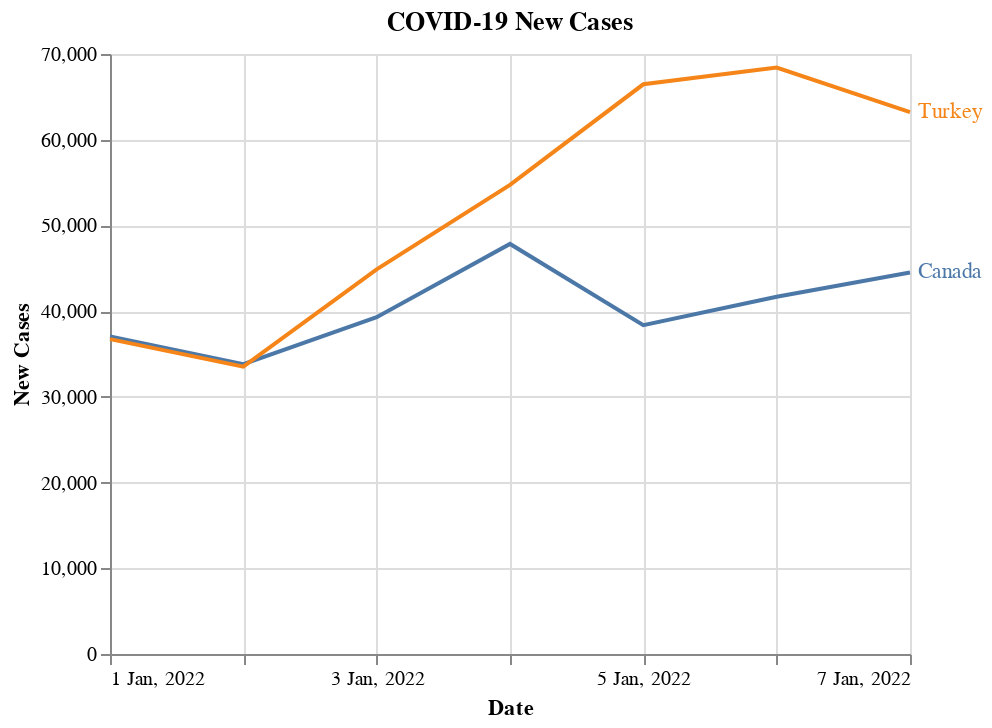

Write notebook code for a chart like this one.
### Markdown cell above
After seeing the summary of COVID-19 cases in several countries, we pass in a list of countries we plot the trend of new cases in the time period using `plot_spec()` function.

### Code cell
plot_spec(df, location=["Canada", "Turkey"], val="new_cases", date_from="2022-01-01", date_to="2022-01-07")

### Figure 1 — Vega-Lite specification as saved in the notebook (floating-point values rounded to 4 significant figures)
{"config": {"view": {"continuousWidth": 400, "continuousHeight": 300}}, "layer": [{"data": {"name": "data-6539ea7c8de522d29ca2aa707e91a0bb"}, "mark": "line", "encoding": {"color": {"field": "location", "legend": null, "type": "nominal"}, "tooltip": [{"field": "location", "type": "nominal"}, {"field": "new_cases", "type": "quantitative"}], "x": {"axis": {"format": "%e %b, %Y"}, "field": "date", "timeUnit": "yearmonthdate", "title": "Date", "type": "temporal"}, "y": {"field": "new_cases", "title": "New Cases", "type": "quantitative"}}, "title": "COVID-19 New Cases"}, {"data": {"name": "data-382ccf01413f28880072615ca3c1611c"}, "mark": {"type": "text", "dx": 20}, "encoding": {"color": {"field": "location", "type": "nominal"}, "text": {"field": "location", "type": "nominal"}, "x": {"axis": {"format": "%e %b, %Y"}, "field": "date", "timeUnit": "yearmonthdate", "title": "Date", "type": "temporal"}, "y": {"field": "new_cases", "title": "New Cases", "type": "quantitative"}}}], "$schema": "https://vega.github.io/schema/vega-lite/v4.17.0.json", "datasets": {"data-6539ea7c8de522d29ca2aa707e91a0bb": [{"iso_code": "CAN", "continent": "North America", "location": "Canada", "date": "2022-01-01T00:00:00", "total_cases": 2220000.0, "new_cases": 37050.0, "new_cases_smoothed": 32870.0, "total_deaths": 30340.0, "new_deaths": 21.0, "new_deaths_smoothed": 26.71, "total_cases_per_million": 58310.0, "new_cases_per_million": 973.3, "new_cases_smoothed_per_million": 863.4, "total_deaths_per_million": 797.0, "new_deaths_per_million": 0.552, "new_deaths_smoothed_per_million": 0.702, "reproduction_rate": 1.57, "icu_patients": 555.0, "icu_patients_per_million": 14.58, "hosp_patients": 3416.0, "hosp_patients_per_million": 89.73, "weekly_icu_admissions": null, "weekly_icu_admissions_per_million": null, "weekly_hosp_admissions": null, "weekly_hosp_admissions_per_million": null, "new_tests": 96060.0, "total_tests": 52760000.0, "total_tests_per_thousand": 1386.0, "new_tests_per_thousand": 2.523, "new_tests_smoothed": 130300.0, "new_tests_smoothed_per_thousand": 3.424, "positive_rate": 0.2521, "tests_per_case": 4.0, "tests_units": "tests performed", "total_vaccinations": 68860000.0, "people_vaccinated": 31750000.0, "people_fully_vaccinated": 29420000.0, "total_boosters": 7688000.0, "new_vaccinations": 102400.0, "new_vaccinations_smoothed": 237800.0, "total_vaccinations_per_hundred": 180.9, "people_vaccinated_per_hundred": 83.41, "people_fully_vaccinated_per_hundred": 77.28, "total_boosters_per_hundred": 20.2, "new_vaccinations_smoothed_per_million": 6247.0, "new_people_vaccinated_smoothed": 15260.0, "new_people_vaccinated_smoothed_per_hundred": 0.04, "stringency_index": 71.76, "population": 38070000.0, "population_density": 4.037, "median_age": 41.4, "aged_65_older": 16.98, "aged_70_older": 10.8, "gdp_per_capita": 44020.0, "extreme_poverty": 0.5, "cardiovasc_death_rate": 105.6, "diabetes_prevalence": 7.37, "female_smokers": 12.0, "male_smokers": 16.6, "handwashing_facilities": null, "hospital_beds_per_thousand": 2.5, "life_expectancy": 82.43, "human_development_index": 0.929, "excess_mortality_cumulative_absolute": null, "excess_mortality_cumulative": null, "excess_mortality": null, "excess_mortality_cumulative_per_million": null}, {"iso_code": "CAN", "continent": "North America", "location": "Canada", "date": "2022-01-02T00:00:00", "total_cases": 2254000.0, "new_cases": 33820.0, "new_cases_smoothed": 35080.0, "total_deaths": 30370.0, "new_deaths": 30.0, "new_deaths_smoothed": 29.57, "total_cases_per_million": 59200.0, "new_cases_per_million": 888.3, "new_cases_smoothed_per_million": 921.6, "total_deaths_per_million": 797.8, "new_deaths_per_million": 0.788, "new_deaths_smoothed_per_million": 0.777, "reproduction_rate": 1.52, "icu_patients": 574.0, "icu_patients_per_million": 15.08, "hosp_patients": 3289.0, "hosp_patients_per_million": 86.4, "weekly_icu_admissions": null, "weekly_icu_admissions_per_million": null, "weekly_hosp_admissions": null, "weekly_hosp_admissions_per_million": null, "new_tests": 15660.0, "total_tests": 52770000.0, "total_tests_per_thousand": 1386.0, "new_tests_per_thousand": 0.411, "new_tests_smoothed": 107300.0, "new_tests_smoothed_per_thousand": 2.819, "positive_rate": 0.3269, "tests_per_case": 3.1, "tests_units": "tests performed", "total_vaccinations": 68880000.0, "people_vaccinated": 31750000.0, "people_fully_vaccinated": 29420000.0, "total_boosters": 7707000.0, "new_vaccinations": 22050.0, "new_vaccinations_smoothed": 239000.0, "total_vaccinations_per_hundred": 180.9, "people_vaccinated_per_hundred": 83.41, "people_fully_vaccinated_per_hundred": 77.28, "total_boosters_per_hundred": 20.25, "new_vaccinations_smoothed_per_million": 6277.0, "new_people_vaccinated_smoothed": 15380.0, "new_people_vaccinated_smoothed_per_hundred": 0.04, "stringency_index": 71.76, "population": 38070000.0, "population_density": 4.037, "median_age": 41.4, "aged_65_older": 16.98, "aged_70_older": 10.8, "gdp_per_capita": 44020.0, "extreme_poverty": 0.5, "cardiovasc_death_rate": 105.6, "diabetes_prevalence": 7.37, "female_smokers": 12.0, "male_smokers": 16.6, "handwashing_facilities": null, "hospital_beds_per_thousand": 2.5, "life_expectancy": 82.43, "human_development_index": 0.929, "excess_mortality_cumulative_absolute": null, "excess_mortality_cumulative": null, "excess_mortality": null, "excess_mortality_cumulative_per_million": null}, {"iso_code": "CAN", "continent": "North America", "location": "Canada", "date": "2022-01-03T00:00:00", "total_cases": 2293000.0, "new_cases": 39290.0, "new_cases_smoothed": 37700.0, "total_deaths": 30400.0, "new_deaths": 30.0, "new_deaths_smoothed": 30.0, "total_cases_per_million": 60230.0, "new_cases_per_million": 1032.0, "new_cases_smoothed_per_million": 990.2, "total_deaths_per_million": 798.6, "new_deaths_per_million": 0.788, "new_deaths_smoothed_per_million": 0.788, "reproduction_rate": 1.47, "icu_patients": 615.0, "icu_patients_per_million": 16.16, "hosp_patients": 3614.0, "hosp_patients_per_million": 94.94, "weekly_icu_admissions": null, "weekly_icu_admissions_per_million": null, "weekly_hosp_admissions": null, "weekly_hosp_admissions_per_million": null, "new_tests": 14510.0, "total_tests": 52790000.0, "total_tests_per_thousand": 1387.0, "new_tests_per_thousand": 0.381, "new_tests_smoothed": 89960.0, "new_tests_smoothed_per_thousand": 2.363, "positive_rate": 0.419, "tests_per_case": 2.4, "tests_units": "tests performed", "total_vaccinations": 68980000.0, "people_vaccinated": 31760000.0, "people_fully_vaccinated": 29430000.0, "total_boosters": 7792000.0, "new_vaccinations": 97900.0, "new_vaccinations_smoothed": 241200.0, "total_vaccinations_per_hundred": 181.2, "people_vaccinated_per_hundred": 83.43, "people_fully_vaccinated_per_hundred": 77.3, "total_boosters_per_hundred": 20.47, "new_vaccinations_smoothed_per_million": 6337.0, "new_people_vaccinated_smoothed": 15900.0, "new_people_vaccinated_smoothed_per_hundred": 0.042, "stringency_index": 75.46, "population": 38070000.0, "population_density": 4.037, "median_age": 41.4, "aged_65_older": 16.98, "aged_70_older": 10.8, "gdp_per_capita": 44020.0, "extreme_poverty": 0.5, "cardiovasc_death_rate": 105.6, "diabetes_prevalence": 7.37, "female_smokers": 12.0, "male_smokers": 16.6, "handwashing_facilities": null, "hospital_beds_per_thousand": 2.5, "life_expectancy": 82.43, "human_development_index": 0.929, "excess_mortality_cumulative_absolute": null, "excess_mortality_cumulative": null, "excess_mortality": null, "excess_mortality_cumulative_per_million": null}, {"iso_code": "CAN", "continent": "North America", "location": "Canada", "date": "2022-01-04T00:00:00", "total_cases": 2341000.0, "new_cases": 47840.0, "new_cases_smoothed": 41020.0, "total_deaths": 30440.0, "new_deaths": 36.0, "new_deaths_smoothed": 31.0, "total_cases_per_million": 61490.0, "new_cases_per_million": 1257.0, "new_cases_smoothed_per_million": 1078.0, "total_deaths_per_million": 799.5, "new_deaths_per_million": 0.946, "new_deaths_smoothed_per_million": 0.814, "reproduction_rate": 1.44, "icu_patients": 662.0, "icu_patients_per_million": 17.39, "hosp_patients": 4059.0, "hosp_patients_per_million": 106.6, "weekly_icu_admissions": null, "weekly_icu_admissions_per_million": null, "weekly_hosp_admissions": null, "weekly_hosp_admissions_per_million": null, "new_tests": 601300.0, "total_tests": 53390000.0, "total_tests_per_thousand": 1402.0, "new_tests_per_thousand": 15.79, "new_tests_smoothed": 158900.0, "new_tests_smoothed_per_thousand": 4.175, "positive_rate": 0.2581, "tests_per_case": 3.9, "tests_units": "tests performed", "total_vaccinations": 69560000.0, "people_vaccinated": 31800000.0, "people_fully_vaccinated": 29450000.0, "total_boosters": 8315000.0, "new_vaccinations": 583800.0, "new_vaccinations_smoothed": 284700.0, "total_vaccinations_per_hundred": 182.7, "people_vaccinated_per_hundred": 83.53, "people_fully_vaccinated_per_hundred": 77.36, "total_boosters_per_hundred": 21.84, "new_vaccinations_smoothed_per_million": 7480.0, "new_people_vaccinated_smoothed": 19320.0, "new_people_vaccinated_smoothed_per_hundred": 0.051, "stringency_index": 75.46, "population": 38070000.0, "population_density": 4.037, "median_age": 41.4, "aged_65_older": 16.98, "aged_70_older": 10.8, "gdp_per_capita": 44020.0, "extreme_poverty": 0.5, "cardiovasc_death_rate": 105.6, "diabetes_prevalence": 7.37, "female_smokers": 12.0, "male_smokers": 16.6, "handwashing_facilities": null, "hospital_beds_per_thousand": 2.5, "life_expectancy": 82.43, "human_development_index": 0.929, "excess_mortality_cumulative_absolute": null, "excess_mortality_cumulative": null, "excess_mortality": null, "excess_mortality_cumulative_per_million": null}, {"iso_code": "CAN", "continent": "North America", "location": "Canada", "date": "2022-01-05T00:00:00", "total_cases": 2379000.0, "new_cases": 38350.0, "new_cases_smoothed": 39520.0, "total_deaths": 30520.0, "new_deaths": 89.0, "new_deaths_smoothed": 38.71, "total_cases_per_million": 62500.0, "new_cases_per_million": 1008.0, "new_cases_smoothed_per_million": 1038.0, "total_deaths_per_million": 801.9, "new_deaths_per_million": 2.338, "new_deaths_smoothed_per_million": 1.017, "reproduction_rate": 1.36, "icu_patients": 701.0, "icu_patients_per_million": 18.41, "hosp_patients": 5083.0, "hosp_patients_per_million": 133.5, "weekly_icu_admissions": null, "weekly_icu_admissions_per_million": null, "weekly_hosp_admissions": null, "weekly_hosp_admissions_per_million": null, "new_tests": 137800.0, "total_tests": 53530000.0, "total_tests_per_thousand": 1406.0, "new_tests_per_thousand": 3.619, "new_tests_smoothed": 159900.0, "new_tests_smoothed_per_thousand": 4.201, "positive_rate": 0.2471, "tests_per_case": 4.0, "tests_units": "tests performed", "total_vaccinations": 69950000.0, "people_vaccinated": 31820000.0, "people_fully_vaccinated": 29470000.0, "total_boosters": 8666000.0, "new_vaccinations": 389800.0, "new_vaccinations_smoothed": 266700.0, "total_vaccinations_per_hundred": 183.8, "people_vaccinated_per_hundred": 83.59, "people_fully_vaccinated_per_hundred": 77.41, "total_boosters_per_hundred": 22.76, "new_vaccinations_smoothed_per_million": 7007.0, "new_people_vaccinated_smoothed": 16750.0, "new_people_vaccinated_smoothed_per_hundred": 0.044, "stringency_index": 75.46, "population": 38070000.0, "population_density": 4.037, "median_age": 41.4, "aged_65_older": 16.98, "aged_70_older": 10.8, "gdp_per_capita": 44020.0, "extreme_poverty": 0.5, "cardiovasc_death_rate": 105.6, "diabetes_prevalence": 7.37, "female_smokers": 12.0, "male_smokers": 16.6, "handwashing_facilities": null, "hospital_beds_per_thousand": 2.5, "life_expectancy": 82.43, "human_development_index": 0.929, "excess_mortality_cumulative_absolute": null, "excess_mortality_cumulative": null, "excess_mortality": null, "excess_mortality_cumulative_per_million": null}, {"iso_code": "CAN", "continent": "North America", "location": "Canada", "date": "2022-01-06T00:00:00", "total_cases": 2421000.0, "new_cases": 41670.0, "new_cases_smoothed": 39810.0, "total_deaths": 30580.0, "new_deaths": 60.0, "new_deaths_smoothed": 43.43, "total_cases_per_million": 63590.0, "new_cases_per_million": 1095.0, "new_cases_smoothed_per_million": 1046.0, "total_deaths_per_million": 803.4, "new_deaths_per_million": 1.576, "new_deaths_smoothed_per_million": 1.141, "reproduction_rate": 1.31, "icu_patients": 753.0, "icu_patients_per_million": 19.78, "hosp_patients": 5532.0, "hosp_patients_per_million": 145.3, "weekly_icu_admissions": null, "weekly_icu_admissions_per_million": null, "weekly_hosp_admissions": null, "weekly_hosp_admissions_per_million": null, "new_tests": 145800.0, "total_tests": 53670000.0, "total_tests_per_thousand": 1410.0, "new_tests_per_thousand": 3.83, "new_tests_smoothed": 158900.0, "new_tests_smoothed_per_thousand": 4.175, "positive_rate": 0.2504, "tests_per_case": 4.0, "tests_units": "tests performed", "total_vaccinations": 70370000.0, "people_vaccinated": 31840000.0, "people_fully_vaccinated": 29490000.0, "total_boosters": 9042000.0, "new_vaccinations": 418400.0, "new_vaccinations_smoothed": 277600.0, "total_vaccinations_per_hundred": 184.9, "people_vaccinated_per_hundred": 83.64, "people_fully_vaccinated_per_hundred": 77.47, "total_boosters_per_hundred": 23.75, "new_vaccinations_smoothed_per_million": 7292.0, "new_people_vaccinated_smoothed": 16440.0, "new_people_vaccinated_smoothed_per_hundred": 0.043, "stringency_index": 75.46, "population": 38070000.0, "population_density": 4.037, "median_age": 41.4, "aged_65_older": 16.98, "aged_70_older": 10.8, "gdp_per_capita": 44020.0, "extreme_poverty": 0.5, "cardiovasc_death_rate": 105.6, "diabetes_prevalence": 7.37, "female_smokers": 12.0, "male_smokers": 16.6, "handwashing_facilities": null, "hospital_beds_per_thousand": 2.5, "life_expectancy": 82.43, "human_development_index": 0.929, "excess_mortality_cumulative_absolute": null, "excess_mortality_cumulative": null, "excess_mortality": null, "excess_mortality_cumulative_per_million": null}, {"iso_code": "CAN", "continent": "North America", "location": "Canada", "date": "2022-01-07T00:00:00", "total_cases": 2465000.0, "new_cases": 44510.0, "new_cases_smoothed": 40360.0, "total_deaths": 30670.0, "new_deaths": 83.0, "new_deaths_smoothed": 49.86, "total_cases_per_million": 64760.0, "new_cases_per_million": 1169.0, "new_cases_smoothed_per_million": 1060.0, "total_deaths_per_million": 805.6, "new_deaths_per_million": 2.18, "new_deaths_smoothed_per_million": 1.31, "reproduction_rate": 1.25, "icu_patients": 793.0, "icu_patients_per_million": 20.83, "hosp_patients": 5981.0, "hosp_patients_per_million": 157.1, "weekly_icu_admissions": null, "weekly_icu_admissions_per_million": null, "weekly_hosp_admissions": null, "weekly_hosp_admissions_per_million": null, "new_tests": 152700.0, "total_tests": 53830000.0, "total_tests_per_thousand": 1414.0, "new_tests_per_thousand": 4.011, "new_tests_smoothed": 166300.0, "new_tests_smoothed_per_thousand": 4.367, "positive_rate": 0.2428, "tests_per_case": 4.1, "tests_units": "tests performed", "total_vaccinations": 70800000.0, "people_vaccinated": 31870000.0, "people_fully_vaccinated": 29500000.0, "total_boosters": 9425000.0, "new_vaccinations": 427700.0, "new_vaccinations_smoothed": 291700.0, "total_vaccinations_per_hundred": 186.0, "people_vaccinated_per_hundred": 83.72, "people_fully_vaccinated_per_hundred": 77.5, "total_boosters_per_hundred": 24.76, "new_vaccinations_smoothed_per_million": 7663.0, "new_people_vaccinated_smoothed": 17760.0, "new_people_vaccinated_smoothed_per_hundred": 0.047, "stringency_index": 75.46, "population": 38070000.0, "population_density": 4.037, "median_age": 41.4, "aged_65_older": 16.98, "aged_70_older": 10.8, "gdp_per_capita": 44020.0, "extreme_poverty": 0.5, "cardiovasc_death_rate": 105.6, "diabetes_prevalence": 7.37, "female_smokers": 12.0, "male_smokers": 16.6, "handwashing_facilities": null, "hospital_beds_per_thousand": 2.5, "life_expectancy": 82.43, "human_development_index": 0.929, "excess_mortality_cumulative_absolute": null, "excess_mortality_cumulative": null, "excess_mortality": null, "excess_mortality_cumulative_per_million": null}, {"iso_code": "TUR", "continent": "Asia", "location": "Turkey", "date": "2022-01-01T00:00:00", "total_cases": 9519000.0, "new_cases": 36730.0, "new_cases_smoothed": 33180.0, "total_deaths": 82510.0, "new_deaths": 145.0, "new_deaths_smoothed": 178.3, "total_cases_per_million": 111900.0, "new_cases_per_million": 431.9, "new_cases_smoothed_per_million": 390.2, "total_deaths_per_million": 970.2, "new_deaths_per_million": 1.705, "new_deaths_smoothed_per_million": 2.096, "reproduction_rate": 1.45, "icu_patients": null, "icu_patients_per_million": null, "hosp_patients": null, "hosp_patients_per_million": null, "weekly_icu_admissions": null, "weekly_icu_admissions_per_million": null, "weekly_hosp_admissions": null, "weekly_hosp_admissions_per_million": null, "new_tests": 369000.0, "total_tests": 119400000.0, "total_tests_per_thousand": 1403.0, "new_tests_per_thousand": 4.339, "new_tests_smoothed": 365800.0, "new_tests_smoothed_per_thousand": 4.302, "positive_rate": 0.0907, "tests_per_case": 11.0, "tests_units": "tests performed", "total_vaccinations": 131900000.0, "people_vaccinated": 56930000.0, "people_fully_vaccinated": 51620000.0, "total_boosters": 23380000.0, "new_vaccinations": 284500.0, "new_vaccinations_smoothed": 511600.0, "total_vaccinations_per_hundred": 155.1, "people_vaccinated_per_hundred": 66.94, "people_fully_vaccinated_per_hundred": 60.7, "total_boosters_per_hundred": 27.5, "new_vaccinations_smoothed_per_million": 6016.0, "new_people_vaccinated_smoothed": 19430.0, "new_people_vaccinated_smoothed_per_hundred": 0.023, "stringency_index": 49.07, "population": 85040000.0, "population_density": 104.9, "median_age": 31.6, "aged_65_older": 8.153, "aged_70_older": 5.061, "gdp_per_capita": 25130.0, "extreme_poverty": 0.2, "cardiovasc_death_rate": 171.3, "diabetes_prevalence": 12.13, "female_smokers": 14.1, "male_smokers": 41.1, "handwashing_facilities": null, "hospital_beds_per_thousand": 2.81, "life_expectancy": 77.69, "human_development_index": 0.82, "excess_mortality_cumulative_absolute": null, "excess_mortality_cumulative": null, "excess_mortality": null, "excess_mortality_cumulative_per_million": null}, {"iso_code": "TUR", "continent": "Asia", "location": "Turkey", "date": "2022-01-02T00:00:00", "total_cases": 9553000.0, "new_cases": 33520.0, "new_cases_smoothed": 35100.0, "total_deaths": 82640.0, "new_deaths": 129.0, "new_deaths_smoothed": 151.3, "total_cases_per_million": 112300.0, "new_cases_per_million": 394.2, "new_cases_smoothed_per_million": 412.7, "total_deaths_per_million": 971.7, "new_deaths_per_million": 1.517, "new_deaths_smoothed_per_million": 1.779, "reproduction_rate": 1.44, "icu_patients": null, "icu_patients_per_million": null, "hosp_patients": null, "hosp_patients_per_million": null, "weekly_icu_admissions": null, "weekly_icu_admissions_per_million": null, "weekly_hosp_admissions": null, "weekly_hosp_admissions_per_million": null, "new_tests": 362800.0, "total_tests": 119700000.0, "total_tests_per_thousand": 1408.0, "new_tests_per_thousand": 4.267, "new_tests_smoothed": 367400.0, "new_tests_smoothed_per_thousand": 4.32, "positive_rate": 0.0955, "tests_per_case": 10.5, "tests_units": "tests performed", "total_vaccinations": 132200000.0, "people_vaccinated": 56940000.0, "people_fully_vaccinated": 51640000.0, "total_boosters": 23640000.0, "new_vaccinations": 284500.0, "new_vaccinations_smoothed": 508600.0, "total_vaccinations_per_hundred": 155.5, "people_vaccinated_per_hundred": 66.95, "people_fully_vaccinated_per_hundred": 60.72, "total_boosters_per_hundred": 27.8, "new_vaccinations_smoothed_per_million": 5980.0, "new_people_vaccinated_smoothed": 19580.0, "new_people_vaccinated_smoothed_per_hundred": 0.023, "stringency_index": 49.07, "population": 85040000.0, "population_density": 104.9, "median_age": 31.6, "aged_65_older": 8.153, "aged_70_older": 5.061, "gdp_per_capita": 25130.0, "extreme_poverty": 0.2, "cardiovasc_death_rate": 171.3, "diabetes_prevalence": 12.13, "female_smokers": 14.1, "male_smokers": 41.1, "handwashing_facilities": null, "hospital_beds_per_thousand": 2.81, "life_expectancy": 77.69, "human_development_index": 0.82, "excess_mortality_cumulative_absolute": null, "excess_mortality_cumulative": null, "excess_mortality": null, "excess_mortality_cumulative_per_million": null}, {"iso_code": "TUR", "continent": "Asia", "location": "Turkey", "date": "2022-01-03T00:00:00", "total_cases": 9598000.0, "new_cases": 44870.0, "new_cases_smoothed": 37780.0, "total_deaths": 82800.0, "new_deaths": 160.0, "new_deaths_smoothed": 151.7, "total_cases_per_million": 112900.0, "new_cases_per_million": 527.6, "new_cases_smoothed_per_million": 444.2, "total_deaths_per_million": 973.6, "new_deaths_per_million": 1.881, "new_deaths_smoothed_per_million": 1.784, "reproduction_rate": 1.5, "icu_patients": null, "icu_patients_per_million": null, "hosp_patients": null, "hosp_patients_per_million": null, "weekly_icu_admissions": null, "weekly_icu_admissions_per_million": null, "weekly_hosp_admissions": null, "weekly_hosp_admissions_per_million": null, "new_tests": 368900.0, "total_tests": 120100000.0, "total_tests_per_thousand": 1412.0, "new_tests_per_thousand": 4.338, "new_tests_smoothed": 368300.0, "new_tests_smoothed_per_thousand": 4.331, "positive_rate": 0.1026, "tests_per_case": 9.7, "tests_units": "tests performed", "total_vaccinations": 132900000.0, "people_vaccinated": 56960000.0, "people_fully_vaccinated": 51680000.0, "total_boosters": 24260000.0, "new_vaccinations": 682700.0, "new_vaccinations_smoothed": 509300.0, "total_vaccinations_per_hundred": 156.3, "people_vaccinated_per_hundred": 66.98, "people_fully_vaccinated_per_hundred": 60.77, "total_boosters_per_hundred": 28.53, "new_vaccinations_smoothed_per_million": 5988.0, "new_people_vaccinated_smoothed": 19610.0, "new_people_vaccinated_smoothed_per_hundred": 0.023, "stringency_index": 49.07, "population": 85040000.0, "population_density": 104.9, "median_age": 31.6, "aged_65_older": 8.153, "aged_70_older": 5.061, "gdp_per_capita": 25130.0, "extreme_poverty": 0.2, "cardiovasc_death_rate": 171.3, "diabetes_prevalence": 12.13, "female_smokers": 14.1, "male_smokers": 41.1, "handwashing_facilities": null, "hospital_beds_per_thousand": 2.81, "life_expectancy": 77.69, "human_development_index": 0.82, "excess_mortality_cumulative_absolute": null, "excess_mortality_cumulative": null, "excess_mortality": null, "excess_mortality_cumulative_per_million": null}, {"iso_code": "TUR", "continent": "Asia", "location": "Turkey", "date": "2022-01-04T00:00:00", "total_cases": 9652000.0, "new_cases": 54720.0, "new_cases_smoothed": 41000.0, "total_deaths": 82930.0, "new_deaths": 137.0, "new_deaths_smoothed": 145.0, "total_cases_per_million": 113500.0, "new_cases_per_million": 643.5, "new_cases_smoothed_per_million": 482.1, "total_deaths_per_million": 975.2, "new_deaths_per_million": 1.611, "new_deaths_smoothed_per_million": 1.705, "reproduction_rate": 1.56, "icu_patients": null, "icu_patients_per_million": null, "hosp_patients": null, "hosp_patients_per_million": null, "weekly_icu_admissions": null, "weekly_icu_admissions_per_million": null, "weekly_hosp_admissions": null, "weekly_hosp_admissions_per_million": null, "new_tests": 382900.0, "total_tests": 120500000.0, "total_tests_per_thousand": 1417.0, "new_tests_per_thousand": 4.502, "new_tests_smoothed": 370300.0, "new_tests_smoothed_per_thousand": 4.354, "positive_rate": 0.1107, "tests_per_case": 9.0, "tests_units": "tests performed", "total_vaccinations": null, "people_vaccinated": null, "people_fully_vaccinated": null, "total_boosters": null, "new_vaccinations": null, "new_vaccinations_smoothed": 510600.0, "total_vaccinations_per_hundred": null, "people_vaccinated_per_hundred": null, "people_fully_vaccinated_per_hundred": null, "total_boosters_per_hundred": null, "new_vaccinations_smoothed_per_million": 6003.0, "new_people_vaccinated_smoothed": 19940.0, "new_people_vaccinated_smoothed_per_hundred": 0.023, "stringency_index": 49.07, "population": 85040000.0, "population_density": 104.9, "median_age": 31.6, "aged_65_older": 8.153, "aged_70_older": 5.061, "gdp_per_capita": 25130.0, "extreme_poverty": 0.2, "cardiovasc_death_rate": 171.3, "diabetes_prevalence": 12.13, "female_smokers": 14.1, "male_smokers": 41.1, "handwashing_facilities": null, "hospital_beds_per_thousand": 2.81, "life_expectancy": 77.69, "human_development_index": 0.82, "excess_mortality_cumulative_absolute": null, "excess_mortality_cumulative": null, "excess_mortality": null, "excess_mortality_cumulative_per_million": null}, {"iso_code": "TUR", "continent": "Asia", "location": "Turkey", "date": "2022-01-05T00:00:00", "total_cases": 9719000.0, "new_cases": 66470.0, "new_cases_smoothed": 45250.0, "total_deaths": 83080.0, "new_deaths": 143.0, "new_deaths_smoothed": 165.4, "total_cases_per_million": 114300.0, "new_cases_per_million": 781.6, "new_cases_smoothed_per_million": 532.1, "total_deaths_per_million": 976.9, "new_deaths_per_million": 1.682, "new_deaths_smoothed_per_million": 1.945, "reproduction_rate": 1.59, "icu_patients": null, "icu_patients_per_million": null, "hosp_patients": null, "hosp_patients_per_million": null, "weekly_icu_admissions": null, "weekly_icu_admissions_per_million": null, "weekly_hosp_admissions": null, "weekly_hosp_admissions_per_million": null, "new_tests": 417800.0, "total_tests": 120900000.0, "total_tests_per_thousand": 1421.0, "new_tests_per_thousand": 4.913, "new_tests_smoothed": 377700.0, "new_tests_smoothed_per_thousand": 4.441, "positive_rate": 0.1198, "tests_per_case": 8.3, "tests_units": "tests performed", "total_vaccinations": 134200000.0, "people_vaccinated": 57010000.0, "people_fully_vaccinated": 51760000.0, "total_boosters": 25430000.0, "new_vaccinations": null, "new_vaccinations_smoothed": 517600.0, "total_vaccinations_per_hundred": 157.8, "people_vaccinated_per_hundred": 67.04, "people_fully_vaccinated_per_hundred": 60.86, "total_boosters_per_hundred": 29.9, "new_vaccinations_smoothed_per_million": 6086.0, "new_people_vaccinated_smoothed": 20300.0, "new_people_vaccinated_smoothed_per_hundred": 0.024, "stringency_index": 49.07, "population": 85040000.0, "population_density": 104.9, "median_age": 31.6, "aged_65_older": 8.153, "aged_70_older": 5.061, "gdp_per_capita": 25130.0, "extreme_poverty": 0.2, "cardiovasc_death_rate": 171.3, "diabetes_prevalence": 12.13, "female_smokers": 14.1, "male_smokers": 41.1, "handwashing_facilities": null, "hospital_beds_per_thousand": 2.81, "life_expectancy": 77.69, "human_development_index": 0.82, "excess_mortality_cumulative_absolute": null, "excess_mortality_cumulative": null, "excess_mortality": null, "excess_mortality_cumulative_per_million": null}, {"iso_code": "TUR", "continent": "Asia", "location": "Turkey", "date": "2022-01-06T00:00:00", "total_cases": 9787000.0, "new_cases": 68410.0, "new_cases_smoothed": 49360.0, "total_deaths": 83230.0, "new_deaths": 156.0, "new_deaths_smoothed": 147.6, "total_cases_per_million": 115100.0, "new_cases_per_million": 804.5, "new_cases_smoothed_per_million": 580.4, "total_deaths_per_million": 978.7, "new_deaths_per_million": 1.834, "new_deaths_smoothed_per_million": 1.735, "reproduction_rate": 1.57, "icu_patients": null, "icu_patients_per_million": null, "hosp_patients": null, "hosp_patients_per_million": null, "weekly_icu_admissions": null, "weekly_icu_admissions_per_million": null, "weekly_hosp_admissions": null, "weekly_hosp_admissions_per_million": null, "new_tests": 418800.0, "total_tests": 121300000.0, "total_tests_per_thousand": 1426.0, "new_tests_per_thousand": 4.925, "new_tests_smoothed": 384700.0, "new_tests_smoothed_per_thousand": 4.523, "positive_rate": 0.1283, "tests_per_case": 7.8, "tests_units": "tests performed", "total_vaccinations": 134900000.0, "people_vaccinated": 57040000.0, "people_fully_vaccinated": 51800000.0, "total_boosters": 26030000.0, "new_vaccinations": 668200.0, "new_vaccinations_smoothed": 532600.0, "total_vaccinations_per_hundred": 158.6, "people_vaccinated_per_hundred": 67.07, "people_fully_vaccinated_per_hundred": 60.91, "total_boosters_per_hundred": 30.61, "new_vaccinations_smoothed_per_million": 6263.0, "new_people_vaccinated_smoothed": 20740.0, "new_people_vaccinated_smoothed_per_hundred": 0.024, "stringency_index": 49.07, "population": 85040000.0, "population_density": 104.9, "median_age": 31.6, "aged_65_older": 8.153, "aged_70_older": 5.061, "gdp_per_capita": 25130.0, "extreme_poverty": 0.2, "cardiovasc_death_rate": 171.3, "diabetes_prevalence": 12.13, "female_smokers": 14.1, "male_smokers": 41.1, "handwashing_facilities": null, "hospital_beds_per_thousand": 2.81, "life_expectancy": 77.69, "human_development_index": 0.82, "excess_mortality_cumulative_absolute": null, "excess_mortality_cumulative": null, "excess_mortality": null, "excess_mortality_cumulative_per_million": null}, {"iso_code": "TUR", "continent": "Asia", "location": "Turkey", "date": "2022-01-07T00:00:00", "total_cases": 9850000.0, "new_cases": 63210.0, "new_cases_smoothed": 52560.0, "total_deaths": 83390.0, "new_deaths": 157.0, "new_deaths_smoothed": 146.7, "total_cases_per_million": 115800.0, "new_cases_per_million": 743.3, "new_cases_smoothed_per_million": 618.1, "total_deaths_per_million": 980.5, "new_deaths_per_million": 1.846, "new_deaths_smoothed_per_million": 1.725, "reproduction_rate": 1.51, "icu_patients": null, "icu_patients_per_million": null, "hosp_patients": null, "hosp_patients_per_million": null, "weekly_icu_admissions": null, "weekly_icu_admissions_per_million": null, "weekly_hosp_admissions": null, "weekly_hosp_admissions_per_million": null, "new_tests": 406800.0, "total_tests": 121700000.0, "total_tests_per_thousand": 1431.0, "new_tests_per_thousand": 4.783, "new_tests_smoothed": 389600.0, "new_tests_smoothed_per_thousand": 4.581, "positive_rate": 0.1349, "tests_per_case": 7.4, "tests_units": "tests performed", "total_vaccinations": 135600000.0, "people_vaccinated": 57070000.0, "people_fully_vaccinated": 51850000.0, "total_boosters": 26700000.0, "new_vaccinations": 754800.0, "new_vaccinations_smoothed": 567400.0, "total_vaccinations_per_hundred": 159.5, "people_vaccinated_per_hundred": 67.11, "people_fully_vaccinated_per_hundred": 60.97, "total_boosters_per_hundred": 31.4, "new_vaccinations_smoothed_per_million": 6672.0, "new_people_vaccinated_smoothed": 21960.0, "new_people_vaccinated_smoothed_per_hundred": 0.026, "stringency_index": 49.07, "population": 85040000.0, "population_density": 104.9, "median_age": 31.6, "aged_65_older": 8.153, "aged_70_older": 5.061, "gdp_per_capita": 25130.0, "extreme_poverty": 0.2, "cardiovasc_death_rate": 171.3, "diabetes_prevalence": 12.13, "female_smokers": 14.1, "male_smokers": 41.1, "handwashing_facilities": null, "hospital_beds_per_thousand": 2.81, "life_expectancy": 77.69, "human_development_index": 0.82, "excess_mortality_cumulative_absolute": null, "excess_mortality_cumulative": null, "excess_mortality": null, "excess_mortality_cumulative_per_million": null}], "data-382ccf01413f28880072615ca3c1611c": [{"iso_code": "TUR", "continent": "Asia", "location": "Turkey", "date": "2022-01-07T00:00:00", "total_cases": 9850000.0, "new_cases": 63210.0, "new_cases_smoothed": 52560.0, "total_deaths": 83390.0, "new_deaths": 157.0, "new_deaths_smoothed": 146.7, "total_cases_per_million": 115800.0, "new_cases_per_million": 743.3, "new_cases_smoothed_per_million": 618.1, "total_deaths_per_million": 980.5, "new_deaths_per_million": 1.846, "new_deaths_smoothed_per_million": 1.725, "reproduction_rate": 1.51, "icu_patients": null, "icu_patients_per_million": null, "hosp_patients": null, "hosp_patients_per_million": null, "weekly_icu_admissions": null, "weekly_icu_admissions_per_million": null, "weekly_hosp_admissions": null, "weekly_hosp_admissions_per_million": null, "new_tests": 406800.0, "total_tests": 121700000.0, "total_tests_per_thousand": 1431.0, "new_tests_per_thousand": 4.783, "new_tests_smoothed": 389600.0, "new_tests_smoothed_per_thousand": 4.581, "positive_rate": 0.1349, "tests_per_case": 7.4, "tests_units": "tests performed", "total_vaccinations": 135600000.0, "people_vaccinated": 57070000.0, "people_fully_vaccinated": 51850000.0, "total_boosters": 26700000.0, "new_vaccinations": 754800.0, "new_vaccinations_smoothed": 567400.0, "total_vaccinations_per_hundred": 159.5, "people_vaccinated_per_hundred": 67.11, "people_fully_vaccinated_per_hundred": 60.97, "total_boosters_per_hundred": 31.4, "new_vaccinations_smoothed_per_million": 6672.0, "new_people_vaccinated_smoothed": 21960.0, "new_people_vaccinated_smoothed_per_hundred": 0.026, "stringency_index": 49.07, "population": 85040000.0, "population_density": 104.9, "median_age": 31.6, "aged_65_older": 8.153, "aged_70_older": 5.061, "gdp_per_capita": 25130.0, "extreme_poverty": 0.2, "cardiovasc_death_rate": 171.3, "diabetes_prevalence": 12.13, "female_smokers": 14.1, "male_smokers": 41.1, "handwashing_facilities": null, "hospital_beds_per_thousand": 2.81, "life_expectancy": 77.69, "human_development_index": 0.82, "excess_mortality_cumulative_absolute": null, "excess_mortality_cumulative": null, "excess_mortality": null, "excess_mortality_cumulative_per_million": null}, {"iso_code": "CAN", "continent": "North America", "location": "Canada", "date": "2022-01-07T00:00:00", "total_cases": 2465000.0, "new_cases": 44510.0, "new_cases_smoothed": 40360.0, "total_deaths": 30670.0, "new_deaths": 83.0, "new_deaths_smoothed": 49.86, "total_cases_per_million": 64760.0, "new_cases_per_million": 1169.0, "new_cases_smoothed_per_million": 1060.0, "total_deaths_per_million": 805.6, "new_deaths_per_million": 2.18, "new_deaths_smoothed_per_million": 1.31, "reproduction_rate": 1.25, "icu_patients": 793.0, "icu_patients_per_million": 20.83, "hosp_patients": 5981.0, "hosp_patients_per_million": 157.1, "weekly_icu_admissions": null, "weekly_icu_admissions_per_million": null, "weekly_hosp_admissions": null, "weekly_hosp_admissions_per_million": null, "new_tests": 152700.0, "total_tests": 53830000.0, "total_tests_per_thousand": 1414.0, "new_tests_per_thousand": 4.011, "new_tests_smoothed": 166300.0, "new_tests_smoothed_per_thousand": 4.367, "positive_rate": 0.2428, "tests_per_case": 4.1, "tests_units": "tests performed", "total_vaccinations": 70800000.0, "people_vaccinated": 31870000.0, "people_fully_vaccinated": 29500000.0, "total_boosters": 9425000.0, "new_vaccinations": 427700.0, "new_vaccinations_smoothed": 291700.0, "total_vaccinations_per_hundred": 186.0, "people_vaccinated_per_hundred": 83.72, "people_fully_vaccinated_per_hundred": 77.5, "total_boosters_per_hundred": 24.76, "new_vaccinations_smoothed_per_million": 7663.0, "new_people_vaccinated_smoothed": 17760.0, "new_people_vaccinated_smoothed_per_hundred": 0.047, "stringency_index": 75.46, "population": 38070000.0, "population_density": 4.037, "median_age": 41.4, "aged_65_older": 16.98, "aged_70_older": 10.8, "gdp_per_capita": 44020.0, "extreme_poverty": 0.5, "cardiovasc_death_rate": 105.6, "diabetes_prevalence": 7.37, "female_smokers": 12.0, "male_smokers": 16.6, "handwashing_facilities": null, "hospital_beds_per_thousand": 2.5, "life_expectancy": 82.43, "human_development_index": 0.929, "excess_mortality_cumulative_absolute": null, "excess_mortality_cumulative": null, "excess_mortality": null, "excess_mortality_cumulative_per_million": null}]}}
